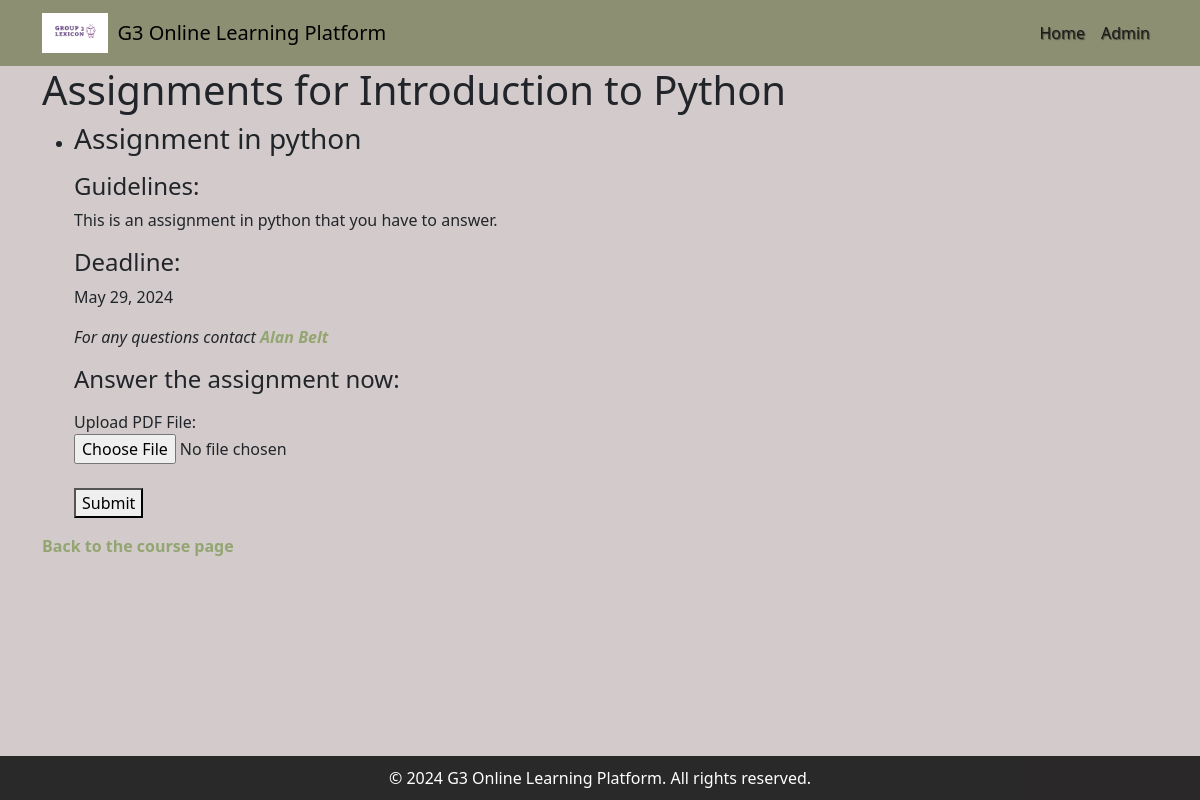
Screenshot of /main_app/assignment/4/ with the database file from the repository.
### main_app/models.py (models this page shows, shortened)
class Course(models.Model):
    id = models.IntegerField(primary_key=True)
    title = models.CharField(max_length=200)
    description = models.TextField()
    video_link = models.URLField(max_length=200, blank=True, null=True)
    release_date = models.DateField()
    category = models.ForeignKey(Category, on_delete=models.CASCADE, null=True, blank=True)
    teacher = models.ForeignKey(Teacher, on_delete=models.CASCADE)

class Assignment(models.Model):
    title = models.CharField(max_length=200)
    description = models.TextField(blank= True)
    course = models.ForeignKey(Course, on_delete=models.CASCADE)
    deadline= models.DateField(blank=True)

class Teacher(models.Model):
    id=models.IntegerField(primary_key=True)
    first_name = models.CharField(max_length=100)
    last_name = models.CharField(max_length=100)
    bio = models.TextField(null=True, blank=True)
    email=models.CharField(max_length=100, blank=True)
    def __str__(self):
        return f'{self.first_name} {self.last_name}'

### main_app/views.py (the view)
# urls.py: path('assignment/<int:course_id>/', views.assignment_view, name='assignment_view'),
def assignment_view(request, course_id):
    course = get_object_or_404(Course, id=course_id)
    assignments = Assignment.objects.filter(course=course)
    return render(request, 'main_app/assignment.html', {'course': course, 'assignments': assignments})

### main_app/templates/main_app/assignment.html (shortened to what this page needs)
{% extends "main_app/base.html" %}
{% block body_block %}
<h1>Assignments for {{ course.title }}</h1>
    <ul>
        {% for assignment in assignments %}
            <li>
                <h3>{{ assignment.title }}</h3>
                <p><h4>Guidelines:</h4> {{ assignment.description }}</p>
                <p><h4>Deadline:</h4> {{ assignment.deadline }}</p>
                <div class="item">
                    <p><em>For any questions contact <a href="{% url 'main_app:teacher_page' course.teacher.id %}">{{ course.teacher }}</a></em></p>
                </div>
            </li>
        {% empty %}
            <li>No assignments available for this course.</li>
        {% endfor %}
        <p><h4>Answer the assignment now:</h4></p>
        <label for="file">Upload PDF File:</label><br>
        <input type="file" id="file" name="file"><br><br>
        <button type="submit">Submit</button>
    </ul>
    <div class="item">
        <a href="{% url 'main_app:course_page' course.id %}">Back to the course page</a>
    </div>
{% endblock %}

### main_app/static/images/styling.css (style rules this page uses)
body { background-size: cover; background-attachment: fixed; background-position: center; background-repeat: no-repeat; }
body { background-color: rgba(201, 191, 191, 0.801) }
.item a { text-decoration: none; color: #497a0876; font-weight: bold; }

### main_app/templates/main_app/assignment.html (style rules this page uses)
body { background-color: rgba(201, 191, 191, 0.801) }
.item a { text-decoration: none; color: #497a0876; font-weight: bold; }

### rows the page displays
Course: title "Introduction to Python", teacher "Alan Belt"
Assignment: title "Assignment in python", description "This is an assignment in python that you have to answer.", deadline "May 29, 2024"
